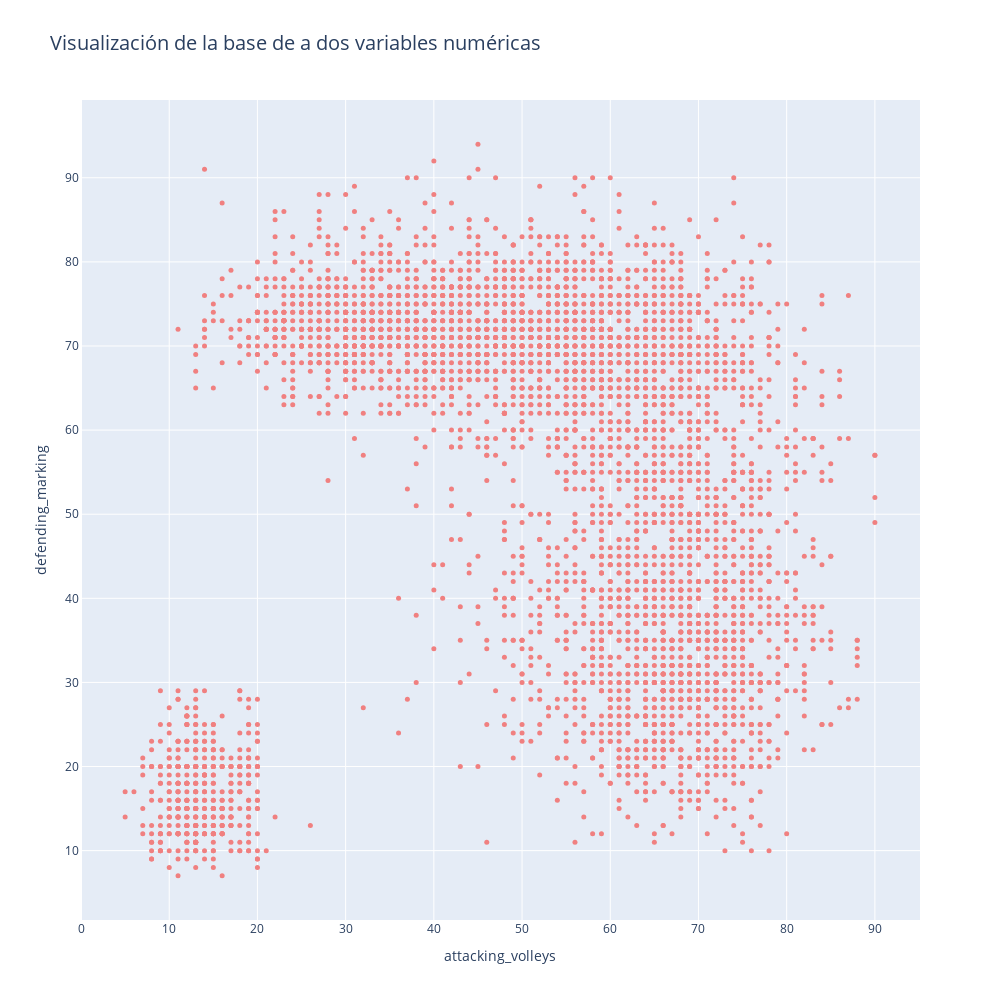

This figure's notebook cell:
### Markdown cell above
Visualización de variables "attacking_volleys" vs "defending_marking"

### Code cell
data=[]

#Elejimos dos variables, para esto elejimos dos números entre 0 y  de n_skills-1
skill_1=skills_ratings[15]
skill_2=skills_ratings[37]

graf1 = go.Scatter(x=df_skills[skill_1], y=df_skills[skill_2],
                           mode='markers',
                        text=df_n.loc[:,'team_position'], #'Height', 'Weight', 'Club', 'Age', 'Name','Position'
                           marker=dict(
                                size=5, color="lightcoral")
                           )

data=[graf1]

layout = go.Layout(title="Visualización de la base de a dos variables numéricas",titlefont=dict(size=12),
                xaxis=dict(title=skill_1),
                yaxis=dict(title=skill_2),
                autosize=False, width=1000,height=1000)

fig = go.Figure(data=data, layout=layout)

iplot(fig)

### Figure 1 — Plotly figure (JSON) as saved in the notebook; plotly's stock layout.template omitted (floating-point values rounded to 4 significant figures; data arrays with more than 128 entries replaced by an {"elided": "..."} marker saying what was removed)
{"data": [{"marker": {"color": "lightcoral", "size": 5}, "mode": "markers", "text": {"elided": "4756 str values"}, "type": "scatter", "x": {"elided": "4756 int values"}, "y": {"elided": "4756 int values"}}], "layout": {"autosize": false, "height": 1000, "title": {"font": {"size": 20}, "text": "Visualización de la base de a dos variables numéricas"}, "width": 1000, "xaxis": {"title": {"text": "attacking_volleys"}}, "yaxis": {"title": {"text": "defending_marking"}}}}
